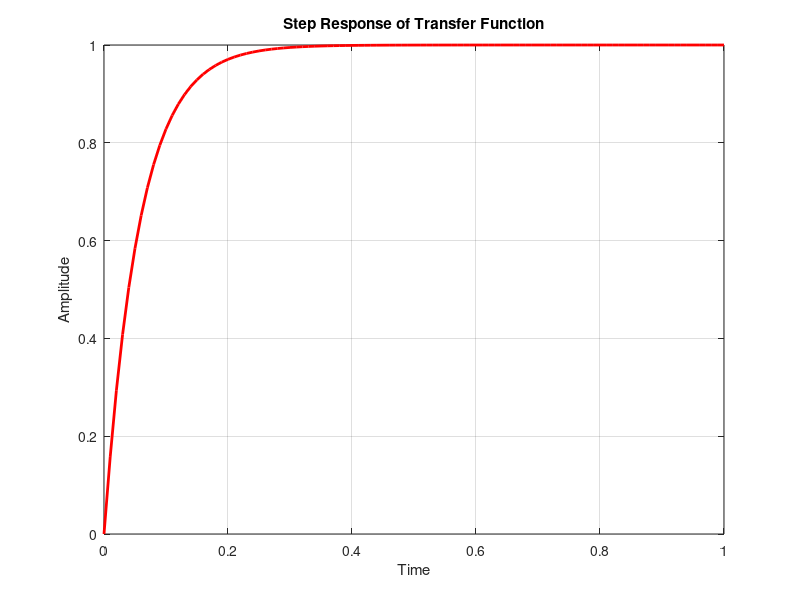

MATLAB code to generate this figure:
clc;
clear all;
close all;
R1 = 500;
R2 = 700;
C1 = 1e-6;
C2 = 47e-6;
%Transfer Function = 1/[(C1*C2*R1*R2)s^2 + (C1*R1 + C2*R2 + C2*R1)s + 1]
A = R1*C1+R2*C2+R1*C2;
B= R1*R2*C1*C2;
num = 1;
den = [B, A, 1];
% Create the transfer function
h = tf(num, den)
t = 0:0.01:1;
u = ones(size(t));
[y, t] = step(h, t);
figure;
plot(t, y, 'LineWidth', 2, 'Color', 'red');
title('Step Response of Transfer Function');
xlabel('Time');
ylabel('Amplitude');
grid on;
